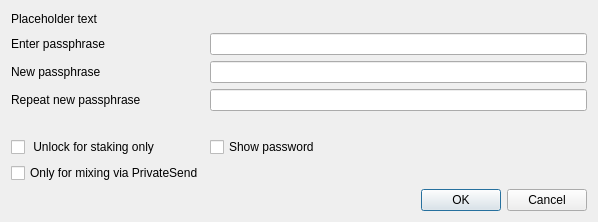
<?xml version="1.0" encoding="UTF-8"?>
<ui version="4.0">
 <class>AskPassphraseDialog</class>
 <widget class="QDialog" name="AskPassphraseDialog">
  <property name="geometry">
   <rect>
    <x>0</x>
    <y>0</y>
    <width>598</width>
    <height>222</height>
   </rect>
  </property>
  <property name="sizePolicy">
   <sizepolicy hsizetype="Preferred" vsizetype="Minimum">
    <horstretch>0</horstretch>
    <verstretch>0</verstretch>
   </sizepolicy>
  </property>
  <property name="minimumSize">
   <size>
    <width>550</width>
    <height>0</height>
   </size>
  </property>
  <property name="windowTitle">
   <string>Passphrase Dialog</string>
  </property>
  <layout class="QVBoxLayout" name="verticalLayout">
   <property name="sizeConstraint">
    <enum>QLayout::SetMinimumSize</enum>
   </property>
   <item>
    <widget class="QLabel" name="warningLabel">
     <property name="text">
      <string notr="true">Placeholder text</string>
     </property>
     <property name="textFormat">
      <enum>Qt::RichText</enum>
     </property>
     <property name="wordWrap">
      <bool>true</bool>
     </property>
    </widget>
   </item>
   <item>
    <layout class="QFormLayout" name="formLayout">
     <property name="sizeConstraint">
      <enum>QLayout::SetMinimumSize</enum>
     </property>
     <property name="fieldGrowthPolicy">
      <enum>QFormLayout::AllNonFixedFieldsGrow</enum>
     </property>
     <item row="0" column="0">
      <widget class="QLabel" name="passLabel1">
       <property name="text">
        <string>Enter passphrase</string>
       </property>
      </widget>
     </item>
     <item row="0" column="1">
      <widget class="QLineEdit" name="passEdit1">
       <property name="echoMode">
        <enum>QLineEdit::Password</enum>
       </property>
      </widget>
     </item>
     <item row="1" column="0">
      <widget class="QLabel" name="passLabel2">
       <property name="text">
        <string>New passphrase</string>
       </property>
      </widget>
     </item>
     <item row="1" column="1">
      <widget class="QLineEdit" name="passEdit2">
       <property name="echoMode">
        <enum>QLineEdit::Password</enum>
       </property>
      </widget>
     </item>
     <item row="2" column="0">
      <widget class="QLabel" name="passLabel3">
       <property name="text">
        <string>Repeat new passphrase</string>
       </property>
      </widget>
     </item>
     <item row="2" column="1">
      <widget class="QLineEdit" name="passEdit3">
       <property name="echoMode">
        <enum>QLineEdit::Password</enum>
       </property>
      </widget>
     </item>
     <item row="3" column="1">
      <widget class="QLabel" name="capsLabel">
       <property name="font">
        <font>
         <weight>75</weight>
         <bold>true</bold>
        </font>
       </property>
       <property name="text">
        <string/>
       </property>
       <property name="alignment">
        <set>Qt::AlignCenter</set>
       </property>
      </widget>
     </item>
     <item row="6" column="0">
      <widget class="QCheckBox" name="mixingOnlyCheckBox">
       <property name="enabled">
        <bool>true</bool>
       </property>
       <property name="visible">
        <bool>false</bool>
       </property>
       <property name="toolTip">
        <string>Serves to disable the trivial sendmoney when OS account compromised. Provides no real security.</string>
       </property>
       <property name="text">
        <string>Only for mixing via PrivateSend</string>
       </property>
      </widget>
     </item>
     <item row="5" column="0">
      <widget class="QCheckBox" name="stakingCheckBox">
       <property name="enabled">
        <bool>true</bool>
       </property>
       <property name="visible">
        <bool>false</bool>
       </property>
       <property name="text">
        <string> Unlock for staking only</string>
       </property>
      </widget>
     </item>
     <item row="5" column="1">
      <widget class="QCheckBox" name="toggleShowPasswordButton">
       <property name="text">
        <string>Show password</string>
       </property>
      </widget>
     </item>
    </layout>
   </item>
   <item>
    <widget class="QDialogButtonBox" name="buttonBox">
     <property name="orientation">
      <enum>Qt::Horizontal</enum>
     </property>
     <property name="standardButtons">
      <set>QDialogButtonBox::Cancel|QDialogButtonBox::Ok</set>
     </property>
    </widget>
   </item>
  </layout>
 </widget>
 <resources/>
 <connections>
  <connection>
   <sender>buttonBox</sender>
   <signal>accepted()</signal>
   <receiver>AskPassphraseDialog</receiver>
   <slot>accept()</slot>
   <hints>
    <hint type="sourcelabel">
     <x>20</x>
     <y>20</y>
    </hint>
    <hint type="destinationlabel">
     <x>20</x>
     <y>20</y>
    </hint>
   </hints>
  </connection>
  <connection>
   <sender>buttonBox</sender>
   <signal>rejected()</signal>
   <receiver>AskPassphraseDialog</receiver>
   <slot>reject()</slot>
   <hints>
    <hint type="sourcelabel">
     <x>20</x>
     <y>20</y>
    </hint>
    <hint type="destinationlabel">
     <x>20</x>
     <y>20</y>
    </hint>
   </hints>
  </connection>
 </connections>
</ui>
